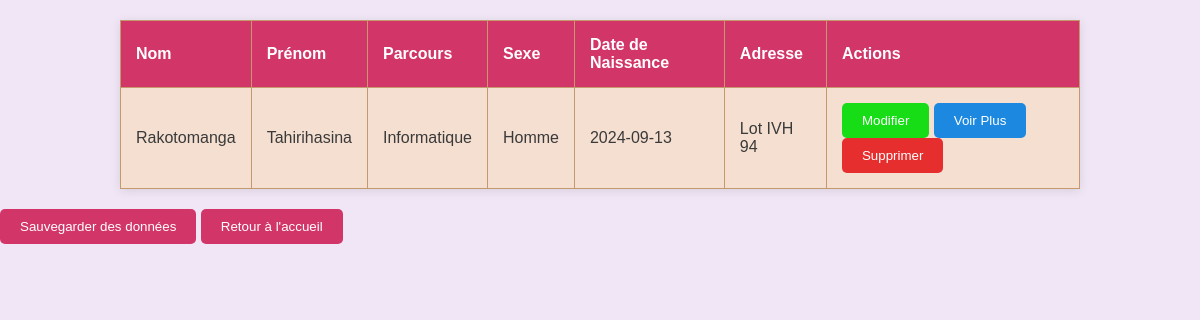
The page /admin/display.php on the database as committed earlier.
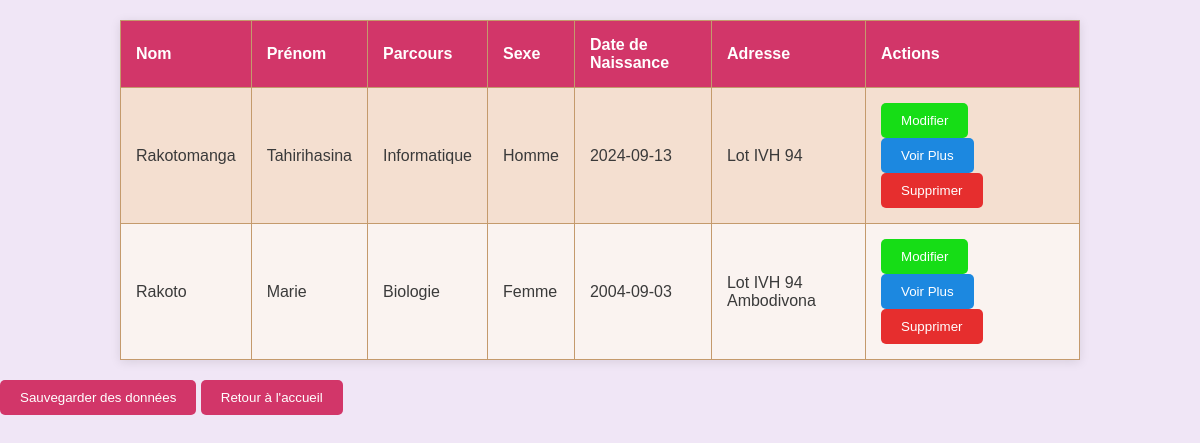
The same page on the database as committed later.
### tables this page shows
CREATE TABLE `etudiant` (
  `id` int NOT NULL AUTO_INCREMENT,
  `nom` varchar(50) DEFAULT NULL,
  `prenom` varchar(50) DEFAULT NULL,
  `parcours` varchar(100) DEFAULT NULL,
  `sexe` enum('Homme','Femme') DEFAULT NULL,
  `date_naissance` date DEFAULT NULL,
  `adresse` text,
  PRIMARY KEY (`id`)
);

### admin/display.php (the view, shortened to what this page needs)
<?php
include('config.php');
try {
    $sql = "SELECT * FROM etudiant";
    $stmt = $conn->prepare($sql);
    $stmt->execute();
    echo "<link rel='stylesheet' href='styles.css'>";
    if ($stmt->rowCount() > 0) {
        echo "<table border='1'>
                <tr>
                    <th>Nom</th>
                    <th>Prénom</th>
                    <th>Parcours</th>
                    <th>Sexe</th>
                    <th>Date de Naissance</th>
                    <th>Adresse</th>
                    <th>Actions</th>
                </tr>";
        while ($row = $stmt->fetch(PDO::FETCH_ASSOC)) {
            echo "<tr>
                    <td>" . htmlspecialchars($row['nom']) . "</td>
                    <td>" . htmlspecialchars($row['prenom']) . "</td>
                    <td>" . htmlspecialchars($row['parcours']) . "</td>
                    <td>" . htmlspecialchars($row['sexe']) . "</td>
                    <td>" . htmlspecialchars($row['date_naissance']) . "</td>
                    <td>" . htmlspecialchars($row['adresse']) . "</td>
                    <td>
                        <button class='modifier'><a href='modifier.php?id=" . $row['id'] . "'>Modifier</a></button>
                        <button class='detail'><a href='voir.php?id=" . $row['id'] . "'>Voir Plus</a></button>
                        <button class='supprimer'><a href='supprimer.php?id=" . $row['id'] . "' onclick='return confirm(\"Êtes-vous sûr de vouloir supprimer cet étudiant ?\");'>Supprimer</a></button>
                    </td>
                  </tr>";
        }
        echo "</table>";
    } else {
        echo "Aucun étudiant enregistré.";
    }
} catch (PDOException $e) {
    echo "Erreur : " . $e->getMessage();
}
?>
<!DOCTYPE html>
<html lang="fr">
<head>
    <link rel="stylesheet" href="styles.css">
</head>
<body>
    <button><a href="insertion.php">Sauvegarder des données</a></button>
    <button><a href='../index.php'>Retour à l'accueil</a></button>
</body>
</html>

### admin/styles.css (style rules this page uses)
body { font-family: Arial, sans-serif; margin: 0; padding: 0; background-color: #f0e6f6; color: #3a3a3a; }
a { text-decoration: none; color: #d23669; }
button a { text-decoration: none; color: #ffffff; }
button { padding: 10px 20px; background-color: #d23669; border: none; border-radius: 5px; cursor: pointer; }
table { width: 80%; margin: 20px auto; border-collapse: collapse; background-color: #faf3f0; box-shadow: 0 2px 10px rgba(0, 0, 0, 0.1); }
table th, table td { padding: 15px; text-align: left; border: 1px solid #c49a6c; }
table th { background-color: #d23669; color: white; }
table tr:nth-child(even) { background-color: #f4dfd0; }
.detail { background-color: rgb(28, 136, 224); }
.modifier { background-color: rgb(22, 221, 22); }
.supprimer { background-color: rgb(230, 46, 46); }

Rows that differ between the two databases and show on the page:
added etudiant: nom "Rakoto", prenom "Marie", parcours "Biologie", sexe "Femme", date_naissance "2004-09-03", adresse "Lot IVH 94 Ambodivona"
